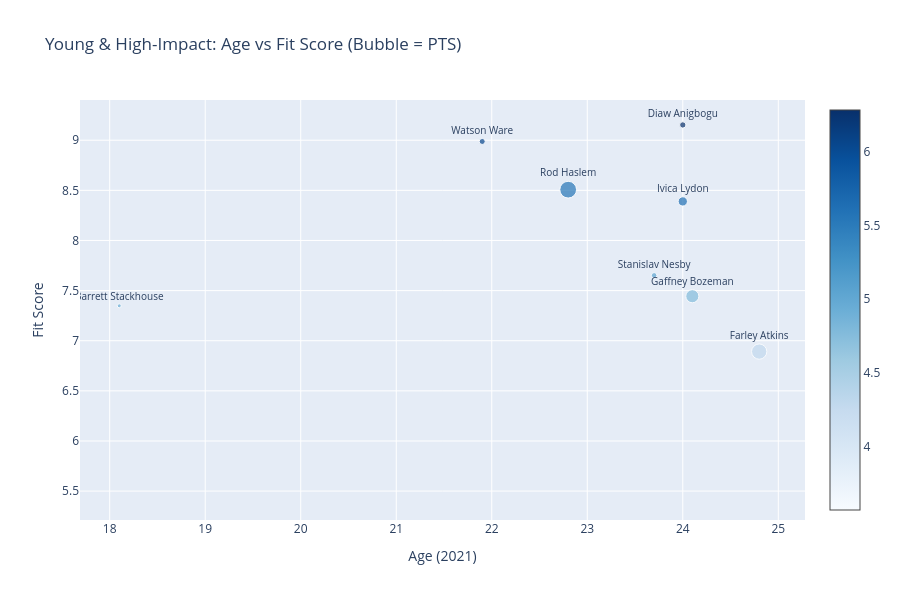

Notebook code for this chart:
### Code cell
fig = go.Figure(go.Scatter(
    x=recommendations['age'],
    y=recommendations['fit_score'],
    mode='markers+text',
    text=recommendations['Player'],
    textposition="top center",
    marker=dict(size=recommendations['pts'], color=recommendations['bpm'], colorscale='Blues', showscale=True),
    textfont=dict(size=10)
))
fig.update_layout(
    title="Young & High-Impact: Age vs Fit Score (Bubble = PTS)",
    xaxis_title="Age (2021)",
    yaxis_title="Fit Score",
    height=600
)
fig.show()

### Figure 1 — Plotly figure (JSON) as saved in the notebook; plotly's stock layout.template omitted (floating-point values rounded to 4 significant figures)
{"data": [{"marker": {"color": [6.282, 6.056, 5.563, 5.616, 5.045, 4.761, 4.929, 4.282, 3.736, 3.57], "colorscale": [[0, "rgb(247,251,255)"], [0.125, "rgb(222,235,247)"], [0.25, "rgb(198,219,239)"], [0.375, "rgb(158,202,225)"], [0.5, "rgb(107,174,214)"], [0.625, "rgb(66,146,198)"], [0.75, "rgb(33,113,181)"], [0.875, "rgb(8,81,156)"], [1, "rgb(8,48,107)"]], "showscale": true, "size": [6.294, 6.0, 16.76, 9.273, 5.571, 13.11, 3.933, 15.27, 13.72, 2.32]}, "mode": "markers+text", "text": ["Diaw Anigbogu", "Watson Ware", "Rod Haslem", "Ivica Lydon", "Stanislav Nesby", "Gaffney Bozeman", "Barrett Stackhouse", "Farley Atkins", "Ahmad Rice Iv", "Bonzie Landers Jr."], "textfont": {"size": 10}, "textposition": "top center", "type": "scatter", "x": [24.0, 21.9, 22.8, 24.0, 23.7, 24.1, 18.1, 24.8, NaN, NaN], "y": [9.153, 8.988, 8.507, 8.39, 7.652, 7.444, 7.348, 6.892, 6.105, 5.451]}], "layout": {"height": 600, "title": {"text": "Young & High-Impact: Age vs Fit Score (Bubble = PTS)"}, "xaxis": {"title": {"text": "Age (2021)"}}, "yaxis": {"title": {"text": "Fit Score"}}}}
